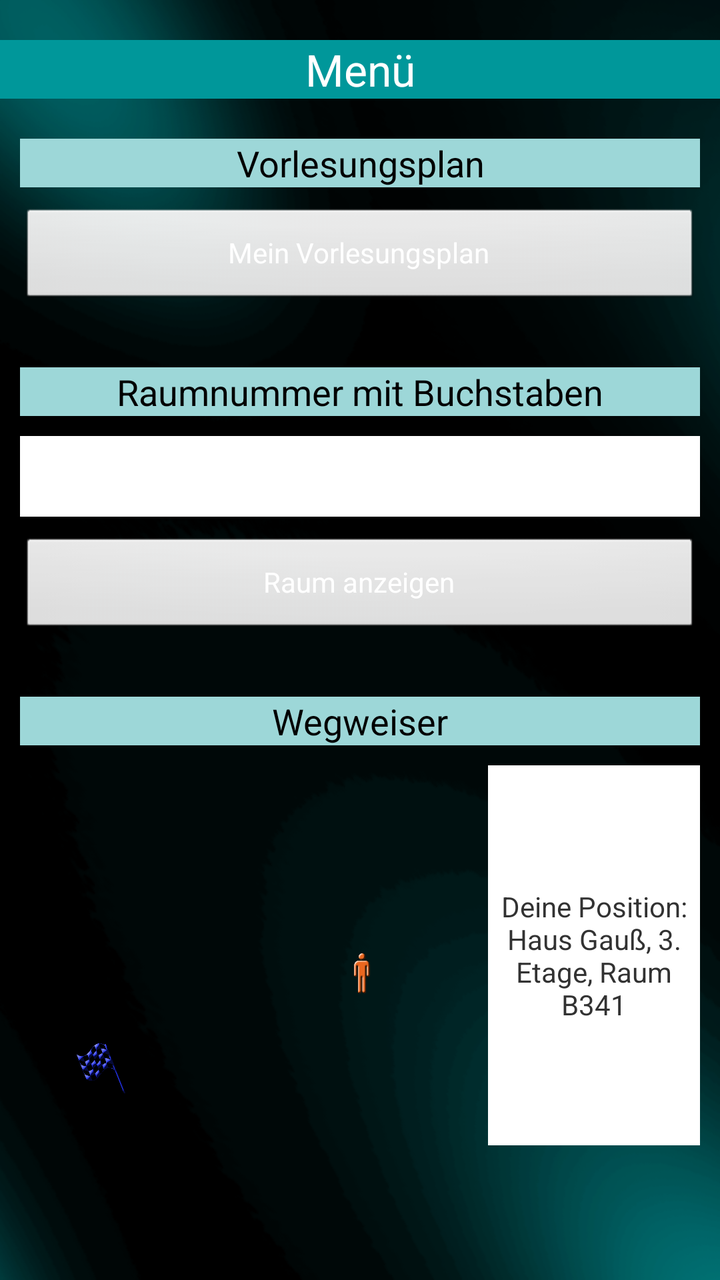
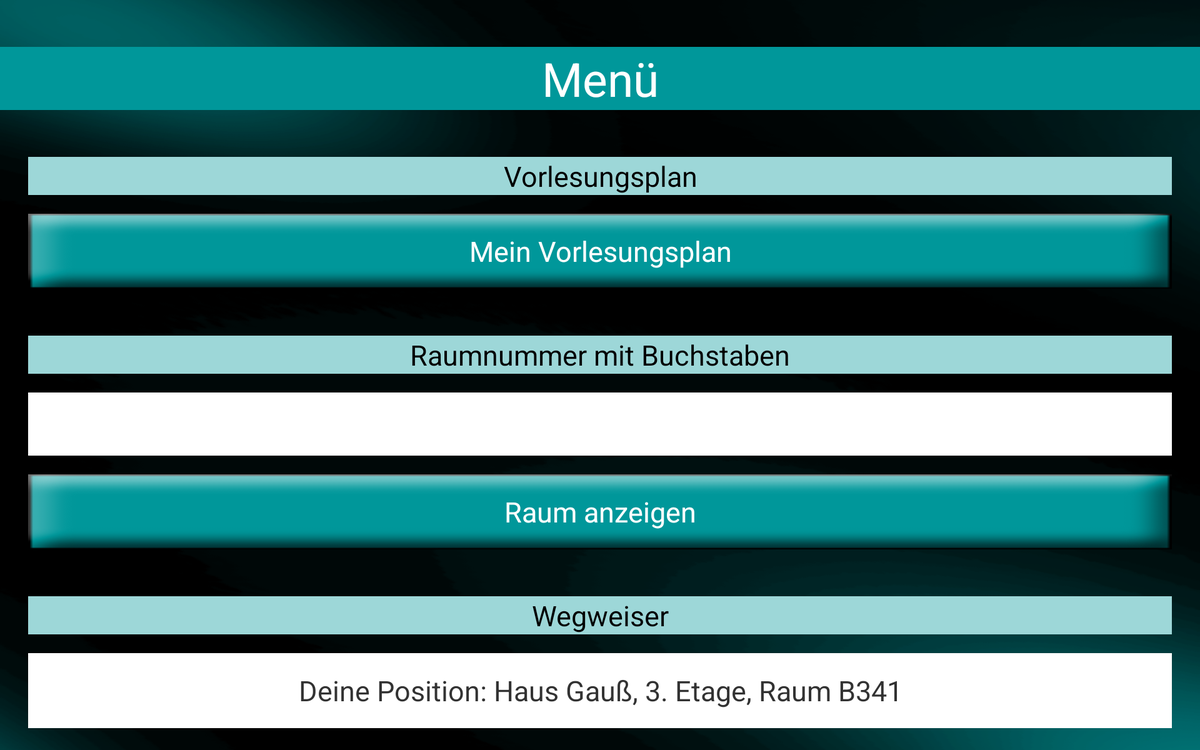

First picture: res/layout/ on a phone held upright. Second picture: the repository's own variant of that layout, on a device whose configuration matches the variant's folder. Source for both follows.
<!-- AndroidManifest.xml: application theme AppTheme -->
<!-- res/layout/selected_sicht.xml -->
<?xml version="1.0" encoding="utf-8"?>

<LinearLayout xmlns:android="http://schemas.android.com/apk/res/android"
    android:layout_width="match_parent"
    android:layout_height="match_parent"
    android:orientation="vertical" 
    android:background="@drawable/back_ground">

    <TextView
        android:id="@+id/text_auswahl"
        android:layout_width="match_parent"
        android:layout_height="wrap_content"
        android:layout_marginBottom="20dp"
        android:layout_marginTop="20dp"
        android:gravity="center"
        android:text="@string/auswahl"
        android:textAppearance="?android:attr/textAppearanceLarge"
        android:textColor="#ffffff"
        android:background="#00979a" />

    <LinearLayout
        android:layout_width="match_parent"
        android:layout_height="wrap_content"
        android:layout_marginLeft="10dp"
        android:layout_marginRight="10dp"
        android:orientation="vertical" >

        <TextView
            android:id="@+id/sel_dv"
            android:layout_width="match_parent"
            android:layout_height="wrap_content"
            android:layout_marginBottom="10dp"
            android:background="#9dd7d8"
            android:gravity="center"
            android:text="@string/sel_dv"
            android:textAppearance="?android:attr/textAppearanceMedium" />

        <Button
            android:id="@+id/Button_ms"
            android:layout_width="match_parent"
            android:layout_height="50dp"
            android:layout_marginBottom="30dp"
            android:shadowColor="#ffffff"
            android:text="@string/button_ms"
            android:textColor="#ffffff" />

        <TextView
            android:id="@+id/text_aktion"
            android:layout_width="match_parent"
            android:layout_height="wrap_content"
            android:layout_marginBottom="10dp"
            android:background="#9dd7d8"
            android:gravity="center"
            android:text="@string/sel_raum_nummer"
            android:textAppearance="?android:attr/textAppearanceMedium" />

        <EditText
            android:id="@+id/sel_edit_raumnummer"
            android:layout_width="match_parent"
            android:layout_height="wrap_content"
            android:layout_marginBottom="10dp"
            android:background="#ffffff"
            android:ems="10"
            android:inputType="number"
            android:singleLine="true"
            android:textSize="30dp" />

        <Button
            android:id="@+id/sel_button_raum"
            android:layout_width="match_parent"
            android:layout_height="50dp"
            android:layout_marginBottom="30dp"
            android:text="@string/sel_raum_anzeigen"
            android:textColor="#ffffff" />

        <TextView
            android:id="@+id/sel_weg"
            android:layout_width="match_parent"
            android:layout_height="wrap_content"
            android:layout_marginBottom="10dp"
            android:background="#9dd7d8"
            android:gravity="center"
            android:text="@string/sel_standort"
            android:textAppearance="?android:attr/textAppearanceMedium" />

        <LinearLayout
            android:layout_width="match_parent"
            android:layout_height="190dp" >

            <AbsoluteLayout
                android:layout_width="203dp"
                android:layout_height="match_parent"
                android:layout_weight="0.77" >

                <ImageView
                    android:id="@+id/sel_image_campus"
                    android:layout_width="646dp"
                    android:layout_height="220dp"
                    android:layout_x="-200dp"
                    android:src="@drawable/campus_lageplan" />

                <ImageView
                    android:id="@+id/sel_image_person"
                    android:layout_width="10dp"
                    android:layout_height="20dp"
                    android:layout_x="166dp"
                    android:layout_y="94dp"
                    android:src="@drawable/man_person_mens_room" />

                <ImageView
                    android:id="@+id/sel_image_flag"
                    android:layout_width="25dp"
                    android:layout_height="25dp"
                    android:layout_x="28dp"
                    android:layout_y="139dp"
                    android:src="@drawable/flag_ziel" />
            </AbsoluteLayout>

            <TextView
                android:id="@+id/sel_position"
                android:layout_width="85dp"
                android:layout_height="match_parent"
                android:layout_marginLeft="10dp"
                android:layout_weight="0.77"
                android:background="#ffffff"
                android:gravity="center"
                android:text="@string/test"
                android:textAppearance="?android:attr/textAppearanceSmall" />

        </LinearLayout>
    </LinearLayout>

</LinearLayout>
<!-- resources referenced by this layout -->
<resources>
  <!-- drawable back_ground: png bitmap (drawable-mdpi, 112512 bytes) -->
  <!-- drawable flag_ziel: png bitmap (drawable-mdpi, 54499 bytes) -->
  <!-- drawable man_person_mens_room: png bitmap (drawable-mdpi, 13836 bytes) -->
  <string name="auswahl">Menü</string>
  <string name="button_ms">Mein Vorlesungsplan</string>
  <string name="sel_dv">Vorlesungsplan</string>
  <string name="sel_raum_anzeigen">Raum anzeigen</string>
  <string name="sel_raum_nummer">Raumnummer mit Buchstaben</string>
  <string name="sel_standort">Wegweiser</string>
  <string name="test">Deine Position:   Haus Gauß, 3. Etage, Raum B341</string>
  <style name="AppTheme" parent="android:Theme.Light" />
</resources>
<!-- res/layout-xlarge/selected_sicht.xml (the repository's variant of the layout above) -->
<!-- drawn on a large tablet held sideways -->
<LinearLayout xmlns:android="http://schemas.android.com/apk/res/android"
    android:layout_width="match_parent"
    android:layout_height="match_parent"
    android:background="@drawable/back_ground"
    android:orientation="vertical" >

    <TextView
        android:id="@+id/text_auswahl"
        android:layout_width="match_parent"
        android:layout_height="wrap_content"
        android:layout_marginBottom="50dp"
        android:layout_marginTop="50dp"
        android:background="#00979a"
        android:gravity="center"
        android:text="@string/auswahl"
        android:textAppearance="?android:attr/textAppearanceLarge"
        android:textColor="#ffffff"
        android:textSize="50dp" />

    <LinearLayout
        android:layout_width="match_parent"
        android:layout_height="match_parent"
        android:layout_marginLeft="30dp"
        android:layout_marginRight="30dp"
        android:orientation="vertical" >

        <TextView
            android:id="@+id/sel_dv"
            android:layout_width="match_parent"
            android:layout_height="wrap_content"
            android:layout_marginBottom="20dp"
            android:background="#9dd7d8"
            android:gravity="center"
            android:text="@string/sel_dv"
            android:textAppearance="?android:attr/textAppearanceMedium"
            android:textSize="30dp" />

        <Button
            android:id="@+id/Button_ms"
            android:layout_width="match_parent"
            android:layout_height="80dp"
            android:layout_marginBottom="50dp"
            android:text="@string/mvs"
            android:textColor="#ffffff"
            android:textSize="30dp" 
            android:background="@drawable/button_layer_long"/>

        <TextView
            android:id="@+id/text_aktion"
            android:layout_width="match_parent"
            android:layout_height="wrap_content"
            android:layout_marginBottom="20dp"
            android:background="#9dd7d8"
            android:gravity="center"
            android:text="@string/sel_raum_nummer"
            android:textAppearance="?android:attr/textAppearanceMedium"
            android:textSize="30dp" />

        <EditText
            android:id="@+id/sel_edit_raumnummer"
            android:layout_width="match_parent"
            android:layout_height="wrap_content"
            android:layout_marginBottom="20dp"
            android:background="#ffffff"
            android:ems="10"
            android:inputType="number"
            android:singleLine="true"
            android:textSize="50dp" >

            <requestFocus />
        </EditText>

        <Button
            android:id="@+id/sel_button_raum"
            android:layout_width="match_parent"
            android:layout_height="80dp"
            android:layout_marginBottom="50dp"
            android:text="@string/sel_raum_anzeigen"
            android:textColor="#ffffff"
            android:textSize="30dp"
            android:background="@drawable/button_layer_long" />

        <TextView
            android:id="@+id/sel_weg"
            android:layout_width="match_parent"
            android:layout_height="wrap_content"
            android:layout_marginBottom="20dp"
            android:background="#9dd7d8"
            android:gravity="center"
            android:text="@string/sel_standort"
            android:textAppearance="?android:attr/textAppearanceMedium"
            android:textSize="30dp" />

        <LinearLayout
            android:layout_width="match_parent"
            android:layout_height="190dp"
            android:layout_weight="1.72"
            android:orientation="vertical" >

            <TextView
                android:id="@+id/sel_standort"
                android:layout_width="match_parent"
                android:layout_height="80dp"
                android:layout_marginBottom="20dp"
                android:background="#ffffff"
                android:gravity="center"
                android:text="@string/test"
                android:textAppearance="?android:attr/textAppearanceSmall"
                android:textSize="30dp" />

            <AbsoluteLayout
                android:layout_width="match_parent"
                android:layout_height="407dp" >

                <ImageView
                    android:id="@+id/sel_image_campus"
                    android:layout_width="fill_parent"
                    android:layout_height="fill_parent"
                    android:layout_x="-2dp"
                    android:layout_y="2dp"
                    android:src="@drawable/campus_lageplan" />

                <ImageView
                    android:id="@+id/sel_image_flag"
                    android:layout_width="30dp"
                    android:layout_height="30dp"
                    android:layout_x="455dp"
                    android:layout_y="84dp"
                    android:src="@drawable/flag_ziel" />

                <ImageView
                    android:id="@+id/sel_image_person"
                    android:layout_width="20dp"
                    android:layout_height="30dp"
                    android:layout_x="229dp"
                    android:layout_y="276dp"
                    android:src="@drawable/man_person_mens_room" />

            </AbsoluteLayout>
        </LinearLayout>
    </LinearLayout>

</LinearLayout>
<!-- resources referenced by the variant -->
<!-- as a large tablet held sideways resolves them -->
<resources>
  <!-- drawable back_ground: png bitmap (drawable-mdpi, 112512 bytes) -->
  <!-- drawable button_layer_long: png bitmap (drawable-mdpi, 4111 bytes) -->
  <!-- drawable flag_ziel: png bitmap (drawable-mdpi, 54499 bytes) -->
  <!-- drawable man_person_mens_room: png bitmap (drawable-mdpi, 13836 bytes) -->
  <string name="auswahl">Menü</string>
  <string name="mvs">Mein Vorlesungsplan</string>
  <string name="sel_dv">Vorlesungsplan</string>
  <string name="sel_raum_anzeigen">Raum anzeigen</string>
  <string name="sel_raum_nummer">Raumnummer mit Buchstaben</string>
  <string name="sel_standort">Wegweiser</string>
  <string name="test">Deine Position:   Haus Gauß, 3. Etage, Raum B341</string>
  <style name="AppTheme" parent="android:Theme.Light" />
</resources>
